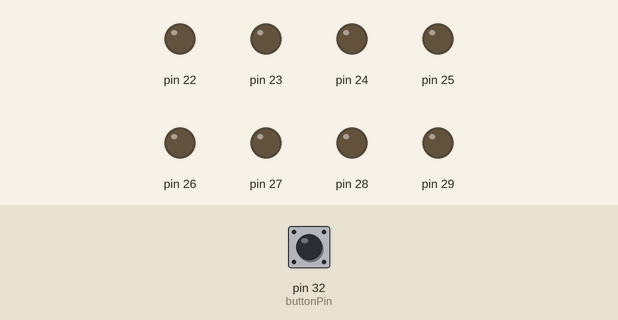
Simulated run of this sketch. Board: Arduino Mega 2560, built with avr-gcc and run on an emulated ATmega2560. On the bench: output pins drawn as LEDs (lit = HIGH). Inputs (shaded band) come from the test bench; at power-on: pin 32 (buttonPin) HIGH.

Above: at 1.2 s.
1.3 s: pin 32 (buttonPin) pulled LOW for 0.15 s
At 2.1 s:
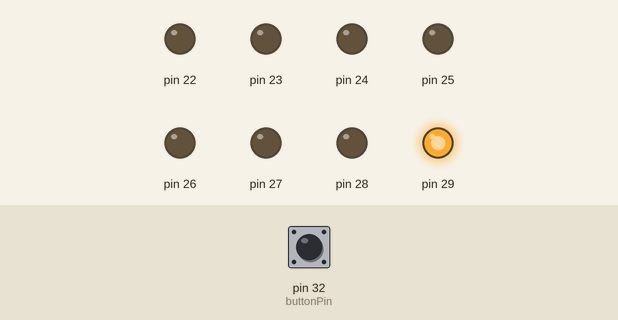
At 4.5 s:
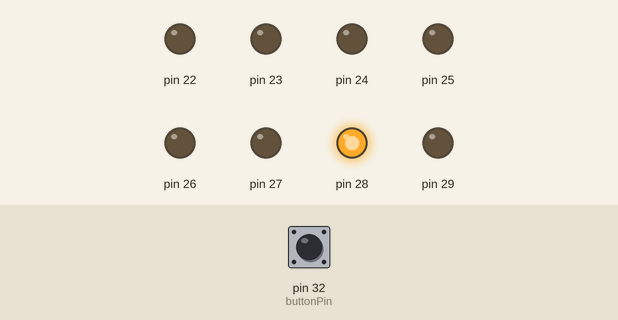
7.4 s: pin 32 (buttonPin) pulled LOW for 3.2 s
At 12.5 s:
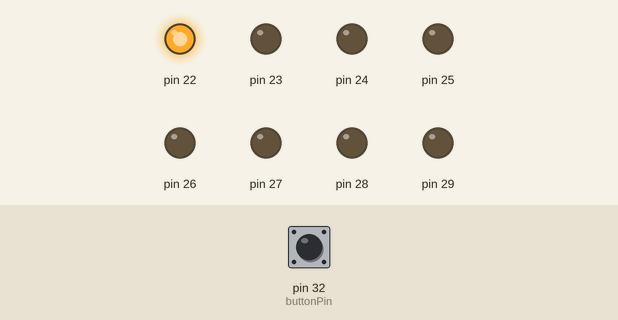
Timing chart, 0 to 20.0 s (numbered marks = the images above; inputs shaded):
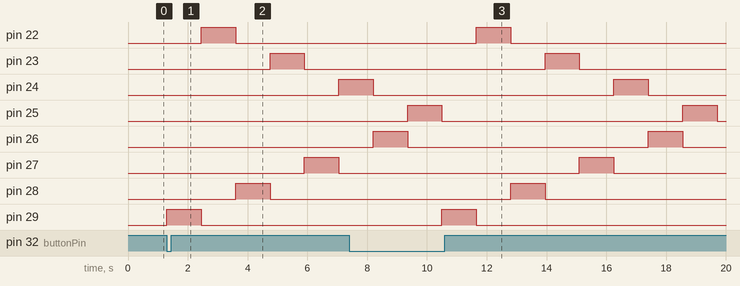

The sketch:

sketch_mar16a.ino
```cpp
const unsigned int delayInMs = 1150;
const unsigned char buttonPin = 32;
const int states[] = {0b10000000, 0b00000001, 0b01000000, 0b00000010, 0b00100000, 0b00000100, 0b00010000, 0b00001000};

void setup() {
  DDRA = 0xFF;
  PORTA = 0;
  pinMode(buttonPin, INPUT_PULLUP);
}

void loop() {
  if(digitalRead(buttonPin) == LOW) {
    for(int i = 0; i < 8; i++){
      PORTA = states[i];
      delay(delayInMs);
    }
    PORTA = 0;
  }
}
```

Measured:
- after the input at 1.3 s, pin 22: LOW → HIGH after 1.2 s, → LOW 1.2 s later; pin 23: LOW → HIGH after 3.5 s, → LOW 1.2 s later; pin 24: LOW → HIGH after 5.8 s; pin 27: LOW → HIGH after 4.6 s, → LOW 1.2 s later; pin 28: LOW → HIGH after 2.3 s, → LOW 1.2 s later
- after the input at 7.4 s, pin 22: LOW → HIGH after 4.3 s, → LOW 1.2 s later; pin 23: LOW → HIGH after 6.6 s, → LOW 1.2 s later; pin 27: LOW → HIGH after 7.7 s, → LOW 1.2 s later; pin 28: LOW → HIGH after 5.4 s, → LOW 1.2 s later; pin 29: LOW → HIGH after 3.1 s, → LOW 1.2 s later
- by itself, pin 25, pin 26: alternates HIGH for 1.2 s and LOW for 8.1 s
